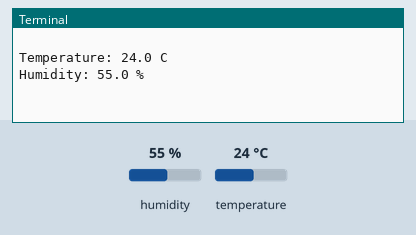
Simulated run of this program. Board: Raspberry Pi (BCM pin numbers). On the bench: the last lines printed to the terminal. Inputs (shaded band) come from the test bench; at power-on: humidity 55 %, temperature 24 °C. Web requests get an empty 200 reply after 0.4 s.

Above: at 1.2 s.
1.3 s: humidity set to 22 %
4.5 s: temperature set to 12 °C
At 6.5 s:
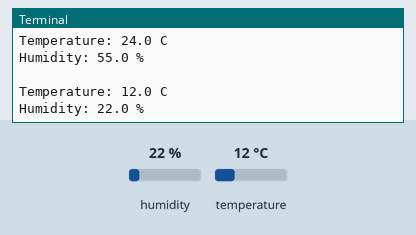
7.7 s: humidity set to 40 %
At 12.2 s:
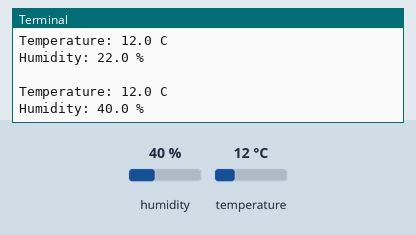

The program:

adafruit_io_plain_pi.py
```python
import board
import busio
import digitalio
import time
from Adafruit_IO import Client, Feed
from adafruit_bme280 import basic as adafruit_bme280

ADAFRUIT_AIO_USERNAME = "xyz"
ADAFRUIT_AIO_KEY      = "XYZ"

aio = Client(ADAFRUIT_AIO_USERNAME, ADAFRUIT_AIO_KEY)

def create_feed(name):
    feed = Feed(name=name)
    try:
        response = aio.create_feed(feed)
    except:
        pass

create_feed("temp")
create_feed("humidity")

spi = busio.SPI(board.D11, MISO=board.D9, MOSI=board.D10)
cs = digitalio.DigitalInOut(board.D22)
bme280 = adafruit_bme280.Adafruit_BME280_SPI(spi, cs)

while True:
    print("\nTemperature: %0.1f C" % bme280.temperature)
    print("Humidity: %0.1f %%" % bme280.humidity)
    aio.send_data("temp", bme280.temperature)
    aio.send_data("humidity", bme280.humidity)

    time.sleep(5)
```

Measured:
- after the input at 4.5 s, the terminal: prints a new line after 1.3 s (image 1)
- after the input at 7.7 s, the terminal: prints a new line after 3.9 s (image 2)
